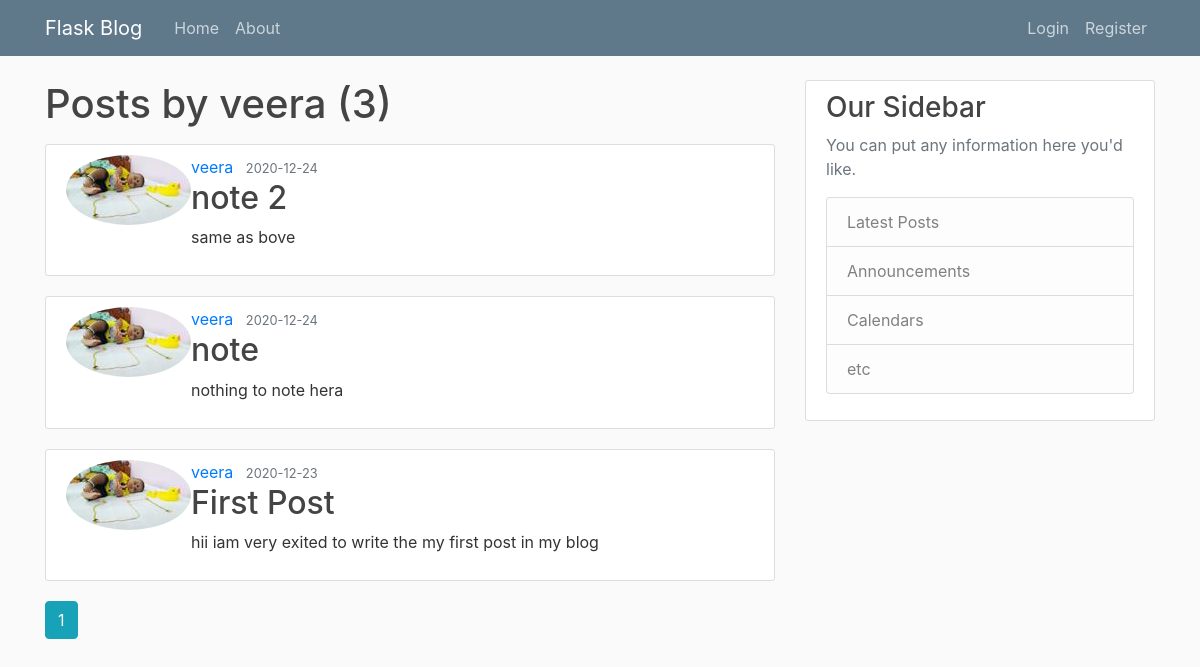
Page /user/veera on the committed database.
### app/models.py (models this page shows, shortened)
class User(db.Model, UserMixin):
    id = db.Column(db.Integer, primary_key=True)
    username = db.Column(db.String(20), unique=True, nullable=False)
    email = db.Column(db.String(120), unique=True, nullable=False)
    image_file = db.Column(db.String(20), nullable=False, default='default.jpg')
    password = db.Column(db.String(60), nullable=False)
    posts = db.relationship('Post', backref='author', lazy=True)

class Post(db.Model):
    id = db.Column(db.Integer, primary_key=True)
    title = db.Column(db.String(100), nullable=False)
    date_posted = db.Column(db.DateTime, nullable=False, default=datetime.utcnow)
    content = db.Column(db.Text, nullable=False)
    user_id = db.Column(db.Integer, db.ForeignKey('user.id'), nullable=False)

### app/users/routes.py (the view)
@users.route("/user/<string:username>")
def user_posts(username):
    page = request.args.get('page', 1, type=int)
    user = User.query.filter_by(username=username).first_or_404()
    posts = Post.query.filter_by(author=user)\
        .order_by(Post.date_posted.desc())\
        .paginate(page=page, per_page=5)
    return render_template('user_posts.html', posts=posts, user=user)

### app/templates/user_posts.html
{% extends "layout.html" %}
{% block content %}
    <h1 class="mb-3">Posts by {{ user.username }} ({{ posts.total }})</h1>
    {% for post in posts.items %}
        <article class="media content-section">
          <img class="rounded-circle article-img" src="{{ url_for('static', filename='profile_pics/' + post.author.image_file) }}">
          <div class="media-body">
            <div class="article-metadata">
              <a class="mr-2" href="{{ url_for('users.user_posts', username=post.author.username) }}">{{ post.author.username }}</a>
              <small class="text-muted">{{ post.date_posted.strftime('%Y-%m-%d') }}</small>
            </div>
            <h2><a class="article-title" href="{{ url_for('posts.post', post_id=post.id) }}">{{ post.title }}</a></h2>
            <p class="article-content">{{ post.content }}</p>
          </div>
        </article>
    {% endfor %}
    {% for page_num in posts.iter_pages(left_edge=1, right_edge=1, left_current=1, right_current=2) %}
      {% if page_num %}
        {% if posts.page == page_num %}
          <a class="btn btn-info mb-4" href="{{ url_for('users.user_posts', username=user.username, page=page_num) }}">{{ page_num }}</a>
        {% else %}
          <a class="btn btn-outline-info mb-4" href="{{ url_for('users.user_posts', username=user.username, page=page_num) }}">{{ page_num }}</a>
        {% endif %}
      {% else %}
        ...
      {% endif %}
    {% endfor %}
{% endblock content %}

### app/static/main.css (style rules this page uses)
body { background: #fafafa; color: #333333; margin-top: 5rem; }
h1, h2, h3, h4, h5, h6 { color: #444444; }
.content-section { background: #ffffff; padding: 10px 20px; border: 1px solid #dddddd; border-radius: 3px; margin-bottom: 20px; }
.article-title { color: #444444; }
.article-content { white-space: pre-line; }

### rows in the picture
User: username "veera"
Post: image_file (picture), author.username "veera", date_posted "2020-12-24", title "note 2", content "same as bove"
Post: image_file (picture), author.username "veera", date_posted "2020-12-24", title "note", content "nothing to note hera"
Post: image_file (picture), author.username "veera", date_posted "2020-12-23", title "First Post", content "hii iam very exited to write the my first post in my blog"

### other values in the picture
{{ posts.total }} "3"
{{ page_num }} "1"
